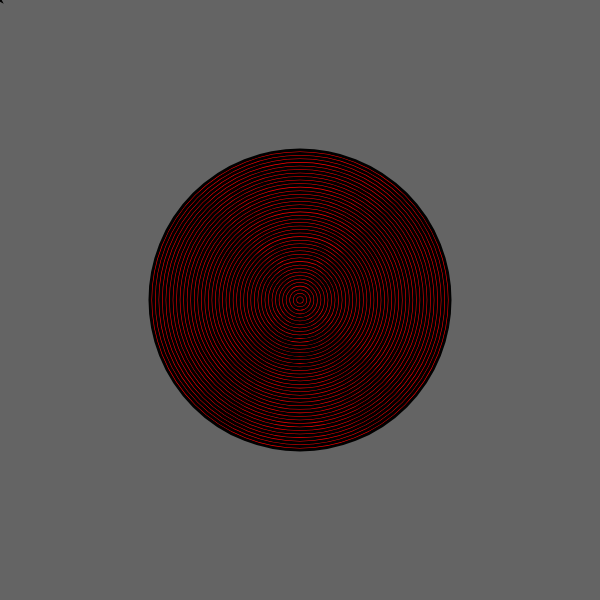
Frame 1 (no input)
Frame 60 (no input): identical to frame 1, image omitted
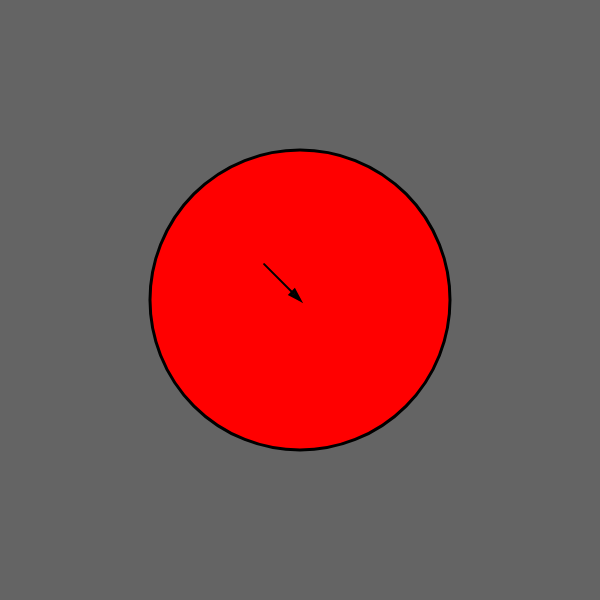
Frame 120 (the mouse pressed at the canvas centre since frame 60)

The p5.js sketch that drew these frames (run headless with seeded random() and noise() and a simulated clock; from frame 60 on, the mouse is pressed at the canvas centre):

// p5.js sketch
// ── sketch.js
var x1 = 200;
var y2 = 100;
var targetX = 0;
var targetY = 0;
var x2 = 0;
var y2 = 0;

var isFired = false;

function setup() {
  createCanvas(600, 600);

  targetX = mouseX;
  targetY = mouseY;
  x2 = targetX;
  y2 = targetY;
}

function draw() {
  background(100);
  var x1 = 300;
  var y1 = 300;

  var targetDist = distance(x1, y1, x2, y2);
  drawTarget(x1, y1, 300, targetDist / 10 );
  var arrowAngle = calcAngle(x1, y1, x2, y2);
  if (isFired) {
    targetX = x1;
    targetY = y1;
  } else {
    targetX = mouseX;
    targetY = mouseY;
  }
  animateArrow()
  push();
  translate(x2, y2);
  rotate(arrowAngle + Math.PI/2);
  drawArrow(50);
  pop();
}

function animateArrow() {
  var dx = targetX - x2;
  var dy = targetY - y2;
  x2 = x2 + dx * 0.1;
  y2 = y2 + dy * 0.1;
}

// if mouse is pressed, do it once.
function mousePressed() {
  isFired = !isFired;
}

function drawArrow(arrowLength) {
  triangle(0, 0, 3, 10, -3, 10);
  noFill();
  stroke(0);
  strokeWeight(2);
  line(0, 0, 0, arrowLength);
}

function calcAngle(x1, y1, x2, y2) {
  var dx = x1 - x2;
  var dy = y1 - y2;
  var angle = Math.atan2(dy, dx);
  return angle;
}

function distance(xpos1, ypos1, xpos2, ypos2) {
  var dx = xpos1 - xpos2;
  var dy = ypos1 - ypos2;
  var dist = Math.sqrt(dx*dx + dy*dy);
  return dist;
}

function drawTarget(x, y, size, step) {
  var circleSize = size;
  var numOfCircles = step;
  for (var i = 0; i < numOfCircles; i++) {
    var step =(numOfCircles-i)/numOfCircles;
    strokeWeight(3);
    fill(255, 0, 0 * step);
    var size = circleSize * step;
    ellipse (x, y, size, size);

  }
}
